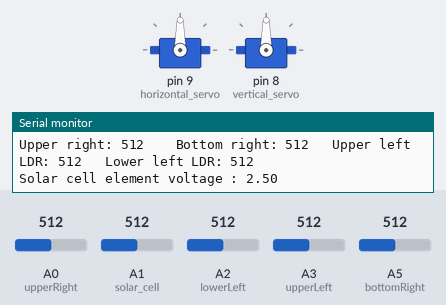
Bench run of a sketch on a simulated Arduino Uno, built with avr-gcc and run on an emulated ATmega328P. Parts: 2 × servo, the last lines printed to the serial monitor. Inputs (shaded band) come from the test bench; at power-on: A0 (upperRight) = 512, A2 (lowerLeft) = 512, A5 (bottomRight) = 512, A3 (upperLeft) = 512, A1 (solar_cell) = 512. Storage starts empty.

Above: at 1.2 s.
1.3 s: A0 (upperRight) set to 523
At 3.54 s:
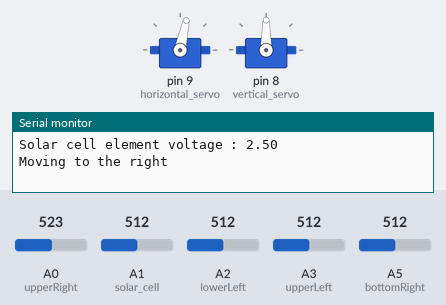
4.3 s: A2 (lowerLeft) set to 522
At 5.4 s:
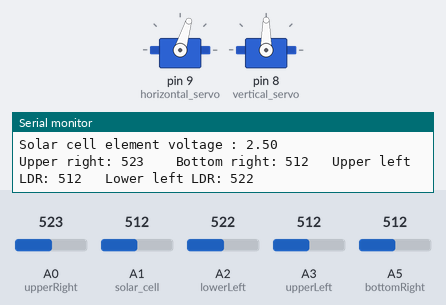
7.3 s: A5 (bottomRight) set to 716
At 9.52 s:
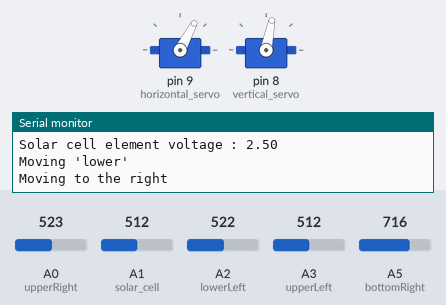
10.3 s: A2 (lowerLeft) set to 326
At 12.06 s:
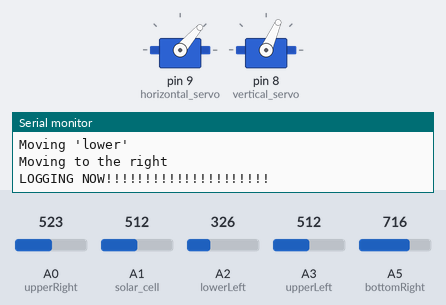
13.3 s: A2 (lowerLeft) set to 309
16.3 s: A3 (upperLeft) set to 306
Timing chart, 0 to 24.5 s (numbered marks = the images above; inputs shaded):
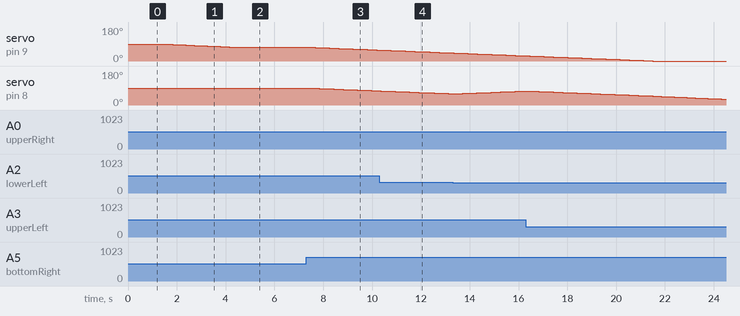

Measured:
- the behaviour switches between 513 and 514 on A0 (upperRight) (found by bisection; images 0 and 1)
- after the input at 1.3 s, servo on pin 9 (horizontal_servo): moves from 90° to 74° over 2.7 s, starting after 0.18 s
- after the input at 4.3 s, servo on pin 9 (horizontal_servo): goes on until 4.3 s, then stays 73°
- after the input at 7.3 s, servo on pin 9 (horizontal_servo): moves from 73° to 58° over 2.7 s, starting after 0.17 s; servo on pin 8 (vertical_servo): moves from 90° to 75° over 2.7 s, starting after 0.15 s

The sketch:

FinalProt.ino
```cpp
#include <Servo.h>
#include <math.h>
#include <SPI.h>
#include <SD.h>

const int sd_card = 10;

int upperRight = A0; // Pin of upperRight LDR
int upperRightReading; // upperRight LDR's value

int bottomRight = A5;
int bottomRightReading;

int upperLeft = A3;
int upperLeftReading;

int lowerLeft = A2;
int lowerLeftReading;

int solar_cell = A1;
double cellReading;

Servo horizontal; //servo that controls horizontal movement - 0 -> 90 = to the left, 90-> 0 = to the right
Servo vertical; // servo that controls vertical movement - 0 ->  90 = "higher", 90 -> 0 = "lower"

int horizontal_servo = 9;// Pin of servo that controls horizontal movement
int horizontal_current; // Current position of horizontal servo

int vertical_servo = 8; // Pin of servo that controls vertical movement
int vertical_current; // Current position of vertical servo

int upper_average; // (upperRight + upperLeft) / 2
int lower_average;
int left_average; // (upperLeft + lowerLeft)/2
int right_average;


void setup() {
  // put your setup code here, to run once:
  Serial.begin(9600);
  horizontal.attach(horizontal_servo);
  vertical.attach(vertical_servo);
  SD.begin(sd_card);
}

void loop() {
  // put your main code here, to run repeatedly:
  upperRightReading = analogRead(upperRight);
  bottomRightReading = analogRead(bottomRight);
  upperLeftReading = analogRead(upperLeft);
  lowerLeftReading = analogRead(lowerLeft);
  Serial.print("Upper right: ");
  Serial.print(upperRightReading);

  Serial.print("    Bottom right: ");
  Serial.print(bottomRightReading);

  Serial.print("   Upper left LDR: ");
  Serial.print(upperLeftReading);

  Serial.print("   Lower left LDR: ");
  Serial.println(lowerLeftReading);
  cellReading = analogRead(solar_cell);
  float voltage = cellReading * 5 / 1023;
  Serial.print("Solar cell element voltage : ");
  Serial.println(voltage);

  upper_average = round((upperRightReading + upperLeftReading)/2);
  lower_average = round((lowerLeftReading + bottomRightReading)/2);

  horizontal_current = horizontal.read();
  vertical_current = vertical.read();


  if(upper_average > lower_average && vertical_current < 90){ // reposition the vertical motor
    vertical.write(vertical_current +1);
    Serial.println("Moving 'higher'");
  }
  else if(lower_average > upper_average && vertical_current >0){
    vertical.write(vertical_current -1);
    Serial.println("Moving 'lower'");
  }

  left_average = round((upperLeftReading + lowerLeftReading)/2);
  right_average = round((upperRightReading + bottomRightReading)/2);

  if(left_average>right_average && horizontal_current < 90){
    horizontal.write(horizontal_current + 1);
    Serial.println("Moving to the left");
  }
  else if(right_average > left_average && horizontal_current > 0 ){
    horizontal.write(horizontal_current -1);
    Serial.println("Moving to the right");
  }
  if(millis() % 6000 > 5900){ // LETS LOG EVERY OTHER 6 SECONDS
    Serial.println("LOGGING NOW!!!!!!!!!!!!!!!!!!!!!");
    File dataFile = SD.open("solar.txt", FILE_WRITE);

    if(dataFile){
      dataFile.println(voltage);
      dataFile.close();
    }
    else{
      Serial.println("COULD NOT LOG FOR SOME REASON!!!!!! LOOK INTO IT ASAP");
    }

  }
 // Serial.println(millis() % 6000);
  delay(100);
}
```
